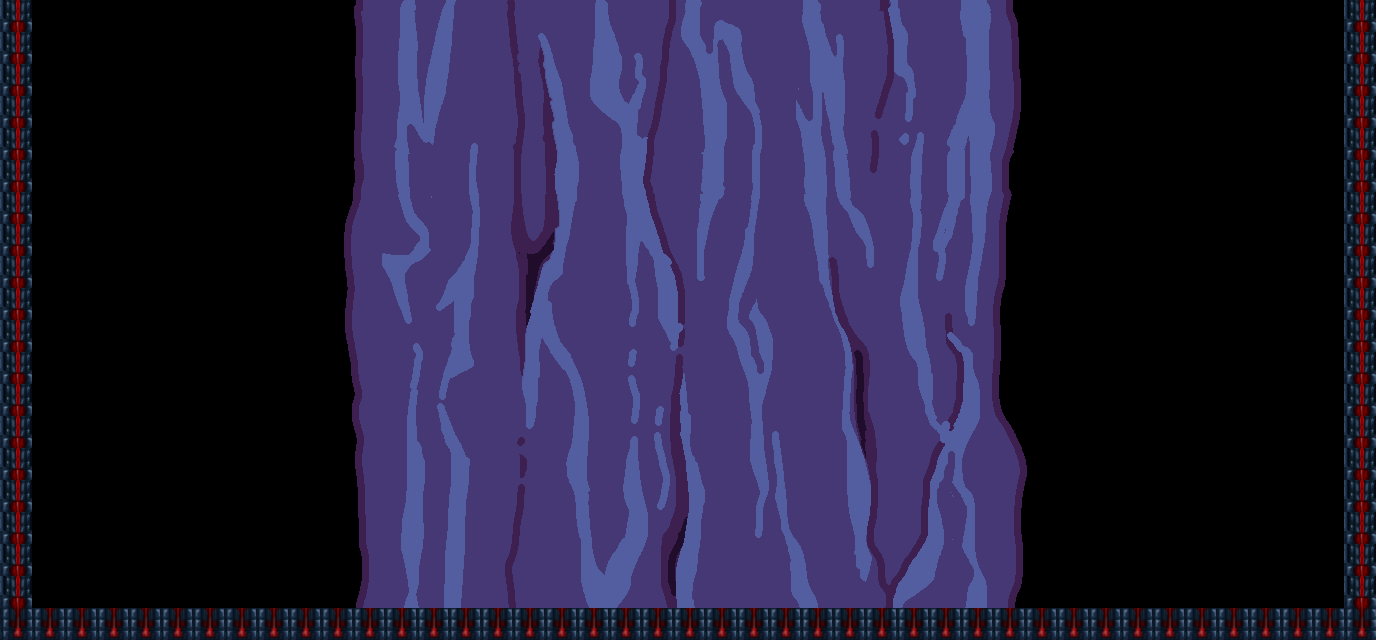

Rendered tile map (Tiled .tmx) drawn with the repository's tilesets; below, a short description and the full map source, tile grids included:
An orthogonal 43x20 tile map with 32x32 px tiles, 2 tile layers (Tile Layer 2, Walls), 4 tilesets, 1 image layer and 7 objects (2x Shooter, 2x Spikes, 2x EnemyTurn, Player).

<map version="1.10" tiledversion="1.10.2" orientation="orthogonal" renderorder="right-down" width="43" height="20" tilewidth="32" tileheight="32" infinite="0" nextlayerid="10" nextobjectid="13">
 <tileset firstgid="1" name="jerrycan" tilewidth="32" tileheight="32" tilecount="9" columns="3">
  <image source="jerrycan.png" width="96" height="96" />
 </tileset>
 <tileset firstgid="10" name="spaceship - Copy" tilewidth="32" tileheight="32" tilecount="35" columns="5">
  <image source="spaceship - Copy.png" width="164" height="241" />
 </tileset>
 <tileset firstgid="45" name="Backgound" tilewidth="1376" tileheight="640" tilecount="1" columns="1">
  <image source="Space Background.png" width="1376" height="640" />
 </tileset>
 <tileset firstgid="46" name="Trunk1" tilewidth="1366" tileheight="600" tilecount="1" columns="1">
  <image source="Trunk1.png" width="1366" height="640" />
 </tileset>
 <imagelayer id="8" name="Image Layer 1">
  <image source="Trunk1.png" width="1366" height="640" />
 </imagelayer>
 <layer id="9" name="Tile Layer 2" width="43" height="20">
  <data encoding="csv">
0,0,0,0,0,0,0,0,0,0,0,0,0,0,0,0,0,0,0,0,0,0,0,0,0,0,0,0,0,0,0,0,0,0,0,0,0,0,0,0,0,0,0,
0,0,0,0,0,0,0,0,0,0,0,0,0,0,0,0,0,0,0,0,0,0,0,0,0,0,0,0,0,0,0,0,0,0,0,0,0,0,0,0,0,0,0,
0,0,0,0,0,0,0,0,0,0,0,0,0,0,0,0,0,0,0,0,0,0,0,0,0,0,0,0,0,0,0,0,0,0,0,0,0,0,0,0,0,0,0,
0,0,0,0,0,0,0,0,0,0,0,0,0,0,0,0,0,0,0,0,0,0,0,0,0,0,0,0,0,0,0,0,0,0,0,0,0,0,0,0,0,0,0,
0,0,0,0,0,0,0,0,0,0,0,0,0,0,0,0,0,0,0,0,0,0,0,0,0,0,0,0,0,0,0,0,0,0,0,0,0,0,0,0,0,0,0,
0,0,0,0,0,0,0,0,0,0,0,0,0,0,0,0,0,0,0,0,0,0,0,0,0,0,0,0,0,0,0,0,0,0,0,0,0,0,0,0,0,0,0,
0,0,0,0,0,0,0,0,0,0,0,0,0,0,0,0,0,0,0,0,0,0,0,0,0,0,0,0,0,0,0,0,0,0,0,0,0,0,0,0,0,0,0,
0,0,0,0,0,0,0,0,0,0,0,0,0,0,0,0,0,0,0,0,0,0,0,0,0,0,0,0,0,0,0,0,0,0,0,0,0,0,0,0,0,0,0,
0,0,0,0,0,0,0,0,0,0,0,0,0,0,0,0,0,0,0,0,0,0,0,0,0,0,0,0,0,0,0,0,0,0,0,0,0,0,0,0,0,0,0,
0,0,0,0,0,0,0,0,0,0,0,0,0,0,0,0,0,0,0,0,0,0,0,0,0,0,0,0,0,0,0,0,0,0,0,0,0,0,0,0,0,0,0,
0,0,0,0,0,0,0,0,0,0,0,0,0,0,0,0,0,0,0,0,0,0,0,0,0,0,0,0,0,0,0,0,0,0,0,0,0,0,0,0,0,0,0,
0,0,0,0,0,0,0,0,0,0,0,0,0,0,0,0,0,0,0,0,0,0,0,0,0,0,0,0,0,0,0,0,0,0,0,0,0,0,0,0,0,0,0,
0,0,0,0,0,0,0,0,0,0,0,0,0,0,0,0,0,0,0,0,0,0,0,0,0,0,0,0,0,0,0,0,0,0,0,0,0,0,0,0,0,0,0,
0,0,0,0,0,0,0,0,0,0,0,0,0,0,0,0,0,0,0,0,0,0,0,0,0,0,0,0,0,0,0,0,0,0,0,0,0,0,0,0,0,0,0,
0,0,0,0,0,0,0,0,0,0,0,0,0,0,0,0,0,0,0,0,0,0,0,0,0,0,0,0,0,0,0,0,0,0,0,0,0,0,0,0,0,0,0,
0,0,0,0,0,0,0,0,0,0,0,0,0,0,0,0,0,0,0,0,0,0,0,0,0,0,0,0,0,0,0,0,0,0,0,0,0,0,0,0,0,0,0,
0,0,0,0,0,0,0,0,0,0,0,0,0,0,0,0,0,0,0,0,0,0,0,0,0,0,0,0,0,0,0,0,0,0,0,0,0,0,0,0,0,0,0,
0,0,0,0,0,0,0,0,0,0,0,0,0,0,0,0,0,0,0,0,0,0,0,0,0,0,0,0,0,0,0,0,0,0,0,0,0,0,0,0,0,0,0,
0,0,0,0,0,0,0,0,0,0,0,0,0,0,0,0,0,0,0,0,0,0,0,0,0,0,0,0,0,0,0,0,0,0,0,0,0,0,0,0,0,0,0,
0,0,0,0,0,0,0,0,0,0,0,0,0,0,0,0,0,0,0,0,0,0,0,0,0,0,0,0,0,0,0,0,0,0,0,0,0,0,0,0,0,0,0
</data>
 </layer>
 <layer id="2" name="Walls" width="43" height="20">
  <data encoding="csv">
32,0,0,0,0,0,0,0,0,0,0,0,0,0,0,0,0,0,0,0,0,0,0,0,0,0,0,0,0,0,0,0,0,0,0,0,0,0,0,0,0,0,32,
32,0,0,0,0,0,0,0,0,0,0,0,0,0,0,0,0,0,0,0,0,0,0,0,0,0,0,0,0,0,0,0,0,0,0,0,0,0,0,0,0,0,32,
32,0,0,0,0,0,0,0,0,0,0,0,0,0,0,0,0,0,0,0,0,0,0,0,0,0,0,0,0,0,0,0,0,0,0,0,0,0,0,0,0,0,32,
32,0,0,0,0,0,0,0,0,0,0,0,0,0,0,0,0,0,0,0,0,0,0,0,0,0,0,0,0,0,0,0,0,0,0,0,0,0,0,0,0,0,32,
32,0,0,0,0,0,0,0,0,0,0,0,0,0,0,0,0,0,0,0,0,0,0,0,0,0,0,0,0,0,0,0,0,0,0,0,0,0,0,0,0,0,32,
32,0,0,0,0,0,0,0,0,0,0,0,0,0,0,0,0,0,0,0,0,0,0,0,0,0,0,0,0,0,0,0,0,0,0,0,0,0,0,0,0,0,32,
32,0,0,0,0,0,0,0,0,0,0,0,0,0,0,0,0,0,0,0,0,0,0,0,0,0,0,0,0,0,0,0,0,0,0,0,0,0,0,0,0,0,32,
32,0,0,0,0,0,0,0,0,0,0,0,0,0,0,0,0,0,0,0,0,0,0,0,0,0,0,0,0,0,0,0,0,0,0,0,0,0,0,0,0,0,32,
32,0,0,0,0,0,0,0,0,0,0,0,0,0,0,0,0,0,0,0,0,0,0,0,0,0,0,0,0,0,0,0,0,0,0,0,0,0,0,0,0,0,32,
32,0,0,0,0,0,0,0,0,0,0,0,0,0,0,0,0,0,0,0,0,0,0,0,0,0,0,0,0,0,0,0,0,0,0,0,0,0,0,0,0,0,32,
32,0,0,0,0,0,0,0,0,0,0,0,0,0,0,0,0,0,0,0,0,0,0,0,0,0,0,0,0,0,0,0,0,0,0,0,0,0,0,0,0,0,32,
32,0,0,0,0,0,0,0,0,0,0,0,0,0,0,0,0,0,0,0,0,0,0,0,0,0,0,0,0,0,0,0,0,0,0,0,0,0,0,0,0,0,32,
32,0,0,0,0,0,0,0,0,0,0,0,0,0,0,0,0,0,0,0,0,0,0,0,0,0,0,0,0,0,0,0,0,0,0,0,0,0,0,0,0,0,32,
32,0,0,0,0,0,0,0,0,0,0,0,0,0,0,0,0,0,0,0,0,0,0,0,0,0,0,0,0,0,0,0,0,0,0,0,0,0,0,0,0,0,32,
32,0,0,0,0,0,0,0,0,0,0,0,0,0,0,0,0,0,0,0,0,0,0,0,0,0,0,0,0,0,0,0,0,0,0,0,0,0,0,0,0,0,32,
32,0,0,0,0,0,0,0,0,0,0,0,0,0,0,0,0,0,0,0,0,0,0,0,0,0,0,0,0,0,0,0,0,0,0,0,0,0,0,0,0,0,32,
32,0,0,0,0,0,0,0,0,0,0,0,0,0,0,0,0,0,0,0,0,0,0,0,0,0,0,0,0,0,0,0,0,0,0,0,0,0,0,0,0,0,32,
32,0,0,0,0,0,0,0,0,0,0,0,0,0,0,0,0,0,0,0,0,0,0,0,0,0,0,0,0,0,0,0,0,0,0,0,0,0,0,0,0,0,32,
32,0,0,0,0,0,0,0,0,0,0,0,0,0,0,0,0,0,0,0,0,0,0,0,0,0,0,0,0,0,0,0,0,0,0,0,0,0,0,0,0,0,32,
37,37,37,37,37,37,37,37,37,37,37,37,37,37,37,37,37,37,37,37,37,37,37,37,37,37,37,37,37,37,37,37,37,37,37,37,37,37,37,37,37,37,37
</data>
 </layer>
 <objectgroup id="3" name="Objects">
  <object id="1" name="Player" type="Player" gid="32" x="672" y="544" width="40" height="81" />
  <object id="6" type="Shooter" gid="1" x="1312" y="256" width="32" height="32" />
  <object id="7" type="Shooter" gid="1" x="416" y="352" width="32" height="32" />
  <object id="8" type="Spikes" gid="5" x="576" y="448" width="32" height="32" />
  <object id="9" type="Spikes" gid="5" x="1248" y="352" width="32" height="32" />
  <object id="11" type="EnemyTurn" gid="5" x="30.6119" y="536.437" width="32" height="189.099" />
  <object id="12" type="EnemyTurn" gid="5" x="1312" y="512" width="32" height="189.099" />
 </objectgroup>
</map>
